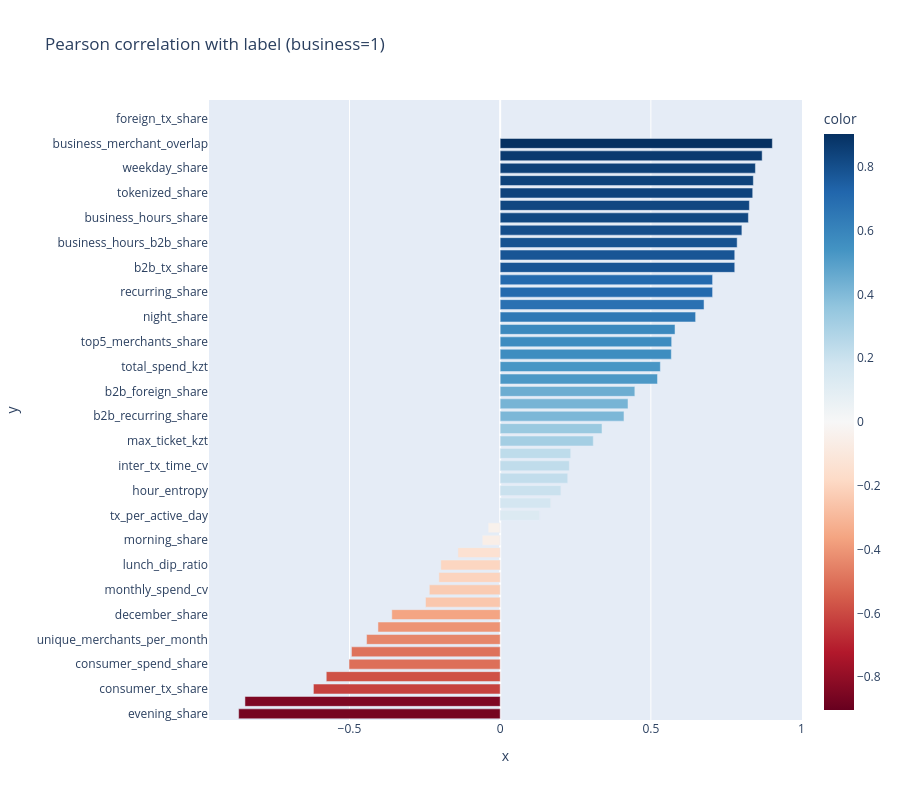

This figure's notebook cell:
### Markdown cell above
## 5. Корреляция фичей с таргетом

### Code cell
num_cols = [c for c in fm.columns
            if fm[c].dtype in (pl.Float64, pl.Float32, pl.Int64, pl.Int32, pl.Int8, pl.Int16)
            and c != 'label']

corr_with_label = (
    fm.select(num_cols + ['label'])
    .to_pandas()
    .corr()['label']
    .drop('label')
    .sort_values(key=abs, ascending=False)
)

fig = px.bar(
    x=corr_with_label.values,
    y=corr_with_label.index,
    orientation='h',
    color=corr_with_label.values,
    color_continuous_scale='RdBu',
    color_continuous_midpoint=0,
    title='Pearson correlation with label (business=1)',
    height=800,
)
fig.update_layout(yaxis={'categoryorder': 'total ascending'})
fig.show()

### Figure 1 — Plotly figure (JSON) as saved in the notebook; plotly's stock layout.template omitted (floating-point values rounded to 4 significant figures)
{"data": [{"hovertemplate": "x=%{x}<br>y=%{y}<br>color=%{marker.color}<extra></extra>", "legendgroup": "", "marker": {"color": [0.9032, 0.8693, -0.8679, 0.847, -0.847, 0.8401, 0.838, 0.827, 0.8237, 0.8021, 0.7864, 0.7784, 0.7784, 0.7048, 0.7048, 0.6765, 0.6485, -0.6198, 0.5802, -0.5772, 0.5691, 0.5679, 0.5315, 0.5221, -0.5016, -0.4936, 0.4468, -0.4433, 0.4241, 0.4108, -0.4056, -0.3596, 0.3379, 0.3089, -0.2478, -0.2351, 0.2341, 0.2293, 0.2241, -0.2034, 0.2014, -0.1969, 0.1675, -0.1403, 0.1306, -0.05966, -0.03991, NaN, NaN, NaN], "coloraxis": "coloraxis", "pattern": {"shape": ""}}, "name": "", "orientation": "h", "showlegend": false, "textposition": "auto", "type": "bar", "x": [0.9032, 0.8693, -0.8679, 0.847, -0.847, 0.8401, 0.838, 0.827, 0.8237, 0.8021, 0.7864, 0.7784, 0.7784, 0.7048, 0.7048, 0.6765, 0.6485, -0.6198, 0.5802, -0.5772, 0.5691, 0.5679, 0.5315, 0.5221, -0.5016, -0.4936, 0.4468, -0.4433, 0.4241, 0.4108, -0.4056, -0.3596, 0.3379, 0.3089, -0.2478, -0.2351, 0.2341, 0.2293, 0.2241, -0.2034, 0.2014, -0.1969, 0.1675, -0.1403, 0.1306, -0.05966, -0.03991, NaN, NaN, NaN], "xaxis": "x", "y": ["business_merchant_overlap", "online_share", "evening_share", "weekday_share", "weekend_share", "recurring_amount_share", "tokenized_share", "online_b2b_share", "business_hours_share", "b2b_spend_share", "business_hours_b2b_share", "b2b_tx_share", "foreign_b2b_share", "recurring_share", "night_recurring_share", "merchant_signature_cosine", "night_share", "consumer_tx_share", "median_ticket_kzt", "dow_entropy", "top5_merchants_share", "avg_ticket_kzt", "total_spend_kzt", "p95_ticket_kzt", "consumer_spend_share", "consumer_merchant_overlap", "b2b_foreign_share", "unique_merchants_per_month", "std_ticket_kzt", "b2b_recurring_share", "mixed_tx_share", "december_share", "max_daily_spend_kzt", "max_ticket_kzt", "mixed_spend_share", "monthly_spend_cv", "top1_merchant_share", "inter_tx_time_cv", "merchant_hhi", "rental_spend_share", "hour_entropy", "lunch_dip_ratio", "rental_tx_share", "p95_p50_ratio", "tx_per_active_day", "morning_share", "inter_tx_time_median_days", "offline_share", "foreign_tx_share", "kz_share"], "yaxis": "y"}], "layout": {"barmode": "relative", "coloraxis": {"cmid": 0, "colorbar": {"title": {"text": "color"}}, "colorscale": [[0, "rgb(103,0,31)"], [0.1, "rgb(178,24,43)"], [0.2, "rgb(214,96,77)"], [0.3, "rgb(244,165,130)"], [0.4, "rgb(253,219,199)"], [0.5, "rgb(247,247,247)"], [0.6, "rgb(209,229,240)"], [0.7, "rgb(146,197,222)"], [0.8, "rgb(67,147,195)"], [0.9, "rgb(33,102,172)"], [1, "rgb(5,48,97)"]]}, "height": 800, "legend": {"tracegroupgap": 0}, "title": {"text": "Pearson correlation with label (business=1)"}, "xaxis": {"anchor": "y", "domain": [0, 1], "title": {"text": "x"}}, "yaxis": {"anchor": "x", "categoryorder": "total ascending", "domain": [0, 1], "title": {"text": "y"}}}}
